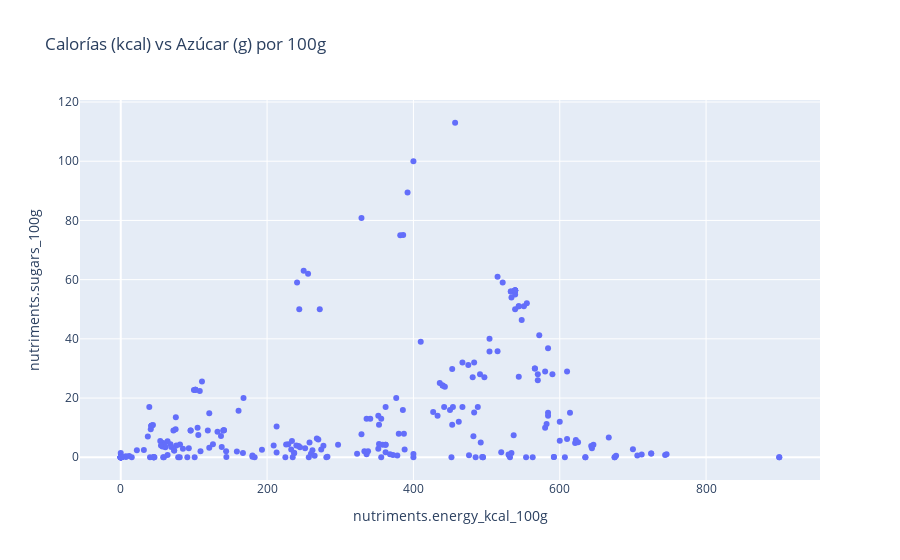

This figure's notebook cell:
### Markdown cell above
## Calorías vs Azúcar (Scatter)

### Code cell
cursor = col.find({
    "nutriments.sugars_100g": {"$exists": True},
    "nutriments.energy_kcal_100g": {"$exists": True}
}, {"product_name":1, "nutriments.sugars_100g":1, "nutriments.energy_kcal_100g":1}).limit(20000)

df = pd.json_normalize(list(cursor))
fig = px.scatter(df, x="nutriments.energy_kcal_100g", y="nutriments.sugars_100g", hover_name="product_name", title="Calorías (kcal) vs Azúcar (g) por 100g")
fig.show()

### Figure 1 — Plotly figure (JSON) as saved in the notebook; plotly's stock layout.template omitted (floating-point values rounded to 4 significant figures; data arrays with more than 128 entries replaced by an {"elided": "..."} marker saying what was removed)
{"data": [{"hovertemplate": "<b>%{hovertext}</b><br><br>nutriments.energy_kcal_100g=%{x}<br>nutriments.sugars_100g=%{y}<extra></extra>", "hovertext": {"elided": "278 str values"}, "legendgroup": "", "marker": {"color": "#636efa", "symbol": "circle"}, "mode": "markers", "name": "", "orientation": "v", "showlegend": false, "type": "scatter", "x": {"elided": "278 float values"}, "xaxis": "x", "y": {"elided": "278 float values"}, "yaxis": "y"}], "layout": {"legend": {"tracegroupgap": 0}, "title": {"text": "Calorías (kcal) vs Azúcar (g) por 100g"}, "xaxis": {"anchor": "y", "domain": [0, 1], "title": {"text": "nutriments.energy_kcal_100g"}}, "yaxis": {"anchor": "x", "domain": [0, 1], "title": {"text": "nutriments.sugars_100g"}}}}
